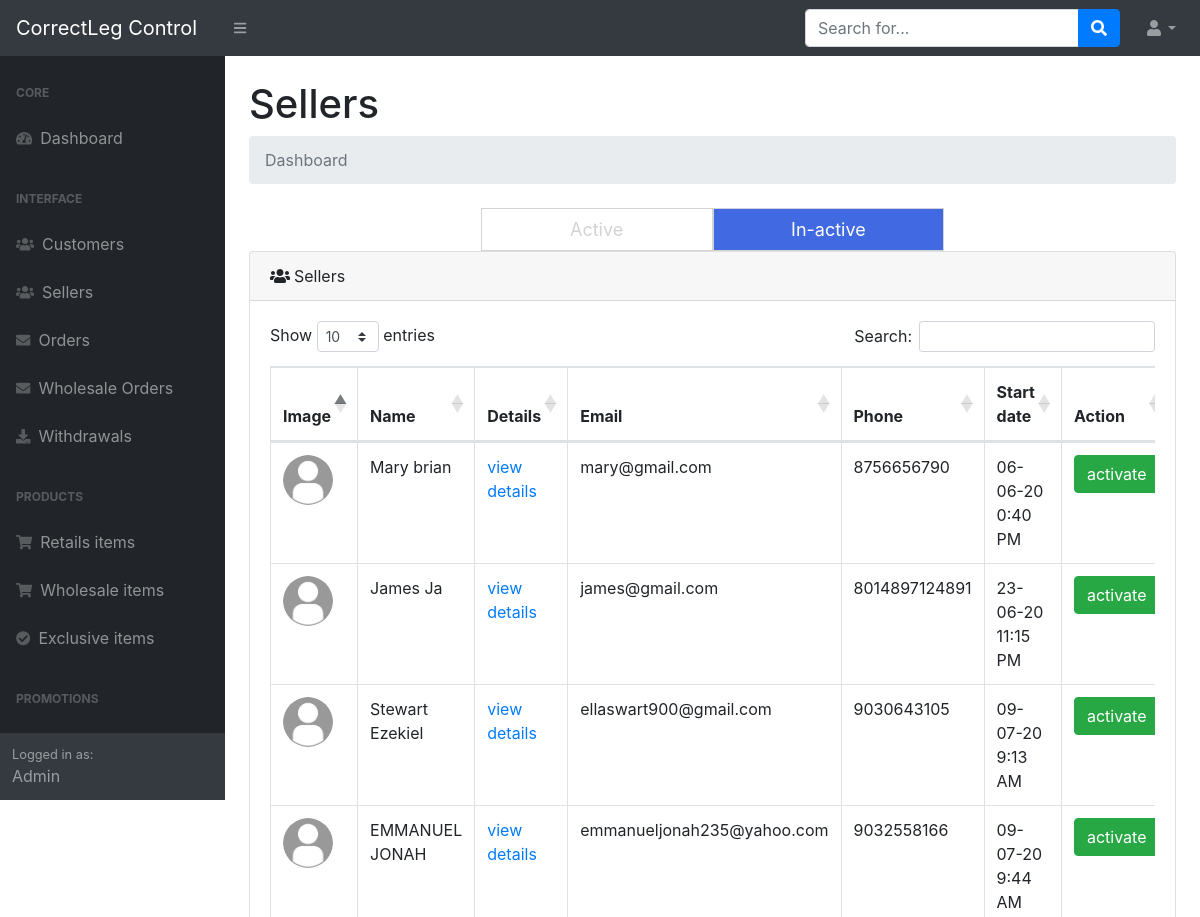
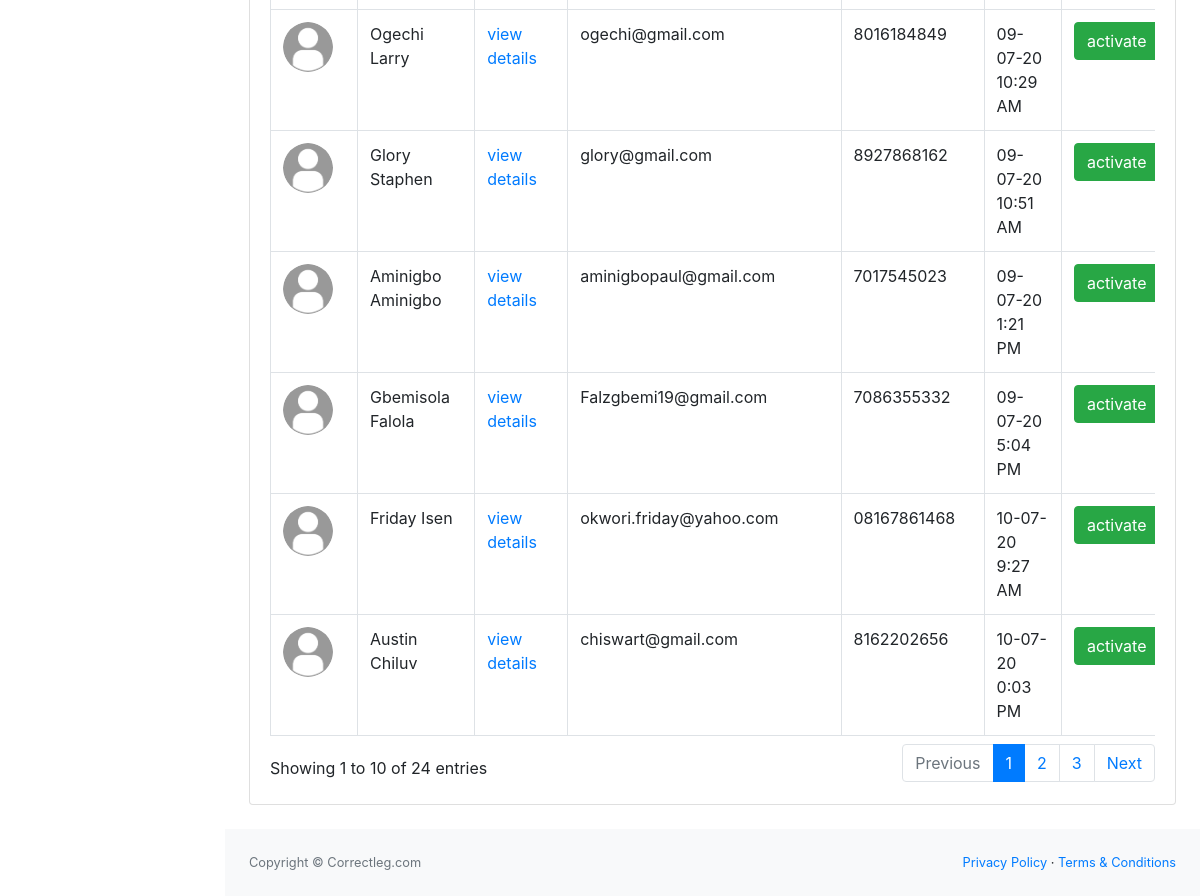
The app's page /c-panel/inactive-sellers.php (signed in) with its own data (2 pictures, top to bottom).
### tables this page shows
CREATE TABLE `sellers` (
  `id` int(11) NOT NULL,
  `uniqueid` varchar(500) NOT NULL,
  `firstname` varchar(500) NOT NULL,
  `lastname` varchar(500) NOT NULL,
  `image` varchar(500) NOT NULL,
  `email` varchar(500) NOT NULL,
  `phone` varchar(500) NOT NULL,
  `password` varchar(500) NOT NULL,
  `activebalance` varchar(500) NOT NULL,
  `pendingbalance` varchar(500) NOT NULL,
  `pendingwithdrawals` varchar(500) NOT NULL,
  `time` varchar(500) NOT NULL,
  `date` varchar(500) NOT NULL,
  `timeview` varchar(500) NOT NULL,
  `status` varchar(500) NOT NULL,
  `new` varchar(500) NOT NULL,
  `cid` varchar(500) NOT NULL,
  `subscribed` varchar(500) NOT NULL
);

### c-panel/inactive-sellers.php (the view, shortened to what this page needs)
<?php
include '../dbconn.php';
?>
<!DOCTYPE html>
<html lang="en">
<head>
    <link href="css/styles.css" rel="stylesheet" />
    <link href="https://cdn.datatables.net/1.10.20/css/dataTables.bootstrap4.min.css" rel="stylesheet" />
</head>
<body class="sb-nav-fixed">
    <?php
    include 'sidebar.php'; ?>
    <div id="layoutSidenav_content">
        <main>
            <div class="container-fluid">
                <h1 class="mt-4">Sellers</h1>
                <ol class="breadcrumb mb-4">
                    <li class="breadcrumb-item active">Dashboard</li>
                </ol>
                <div class="switch-btns-container">
                    <a href='active-sellers.php' class="switch-btns" style="width:50%;">Active</a>
                    <a href='inactive-sellers.php' class="switch-btns active" style="width:50%;">In-active</a>
                </div>
                <?php
                $sql = "SELECT * FROM sellers WHERE status='inactive';";
                $result = mysqli_query($conn, $sql);
                $numrows = mysqli_num_rows($result);
                ?>
                <div class="card mb-4">
                    <div class="card-header">
                        <i class="fas fa-users mr-1"></i>Sellers
                    </div>
                    <div class="card-body">
                        <div class="table-responsive">
                            <table class="table table-bordered" id="dataTable" width="100%" cellspacing="0">
                                <thead>
                                    <tr>
                                        <th>Image</th>
                                        <th>Name</th>
                                        <th>Details</th>
                                        <th>Email</th>
                                        <th>Phone</th>
                                        <th>Start date</th>
                                        <th>Action</th>
                                    </tr>
                                </thead>
                                <tbody>
                                    <?php
                                    if ($numrows != 0) {
                                        while ($row = mysqli_fetch_assoc($result)) {
                                    ?>
                                            <tr>
                                                <td><img src="<?php echo $row['image']; ?>" class="seller-img"></td>
                                                <td><?php echo $row['firstname'] . " " . $row['lastname']; ?></td>
                                                <td><a href="view-seller.php?seller_id=<?php echo $row['uniqueid']; ?>">view details</a></td>
                                                <td><?php echo $row['email']; ?></td>
                                                <td><?php echo $row['phone']; ?></td>
                                                <td><?php echo $row['date'] . " " . $row['timeview']; ?></td>
                                                <td><a href="sellers-handler.php?activate_seller=true&seller_id=<?php echo $row['uniqueid']; ?>" class="btn btn-success">activate</a></td>
                                            </tr>
                                    <?php
                                        }
                                    } else {
                                        echo "<div style='width:100%;'>
                                        <div style='width:100%;padding:10px;text-align:center;font-size:60px;color:lightgrey'><i class='fa fa-user'></i></div>
                                        <div style='width:100%;padding:10px;text-align:center;font-size:60px;color:lightgrey'>No Inactive sellers yet!</div>
                                        </div>";
                                    }
                                    ?>
                                </tbody>
                            </table>
                        </div>
                    </div>
                </div>
            </div>
        </main>
        <?php include 'footer.php'; ?>
    </div>
    </div>
</body>
</html>

### c-panel/inactive-sellers.php (style rules this page uses)
* { margin: 0; padding: 0; }
@media only screen and (min-width: 690px) { .seller-img { width: 50px; height: 50px; border-radius: 50px; } }

### records on screen
sellers: image (placeholder picture), firstname "Mary", lastname "brian", email "mary@gmail.com", phone "8756656790", date "06-06-20", timeview "0:40 PM"
sellers: image (placeholder picture), firstname "James", lastname "Ja", email "james@gmail.com", phone "8014897124891", date "23-06-20", timeview "11:15 PM"
sellers: image (placeholder picture), firstname "Stewart", lastname "Ezekiel", email "ellaswart900@gmail.com", phone "9030643105", date "09-07-20", timeview "9:13 AM"
sellers: image (placeholder picture), firstname "EMMANUEL", lastname "JONAH", email "emmanueljonah235@yahoo.com", phone "9032558166", date "09-07-20", timeview "9:44 AM"
sellers: image (placeholder picture), firstname "Ogechi", lastname "Larry", email "ogechi@gmail.com", phone "8016184849", date "09-07-20", timeview "10:29 AM"
sellers: image (placeholder picture), firstname "Glory", lastname "Staphen", email "glory@gmail.com", phone "8927868162", date "09-07-20", timeview "10:51 AM"
sellers: image (placeholder picture), firstname "Aminigbo", lastname "Aminigbo", email "aminigbopaul@gmail.com", phone "7017545023", date "09-07-20", timeview "1:21 PM"
sellers: image (placeholder picture), firstname "Gbemisola", lastname "Falola", email "Falzgbemi19@gmail.com", phone "7086355332", date "09-07-20", timeview "5:04 PM"
sellers: image (placeholder picture), firstname "Friday", lastname "Isen", email "okwori.friday@yahoo.com", phone "08167861468", date "10-07-20", timeview "9:27 AM"
sellers: image (placeholder picture), firstname "Austin", lastname "Chiluv", email "chiswart@gmail.com", phone "8162202656", date "10-07-20", timeview "0:03 PM"
